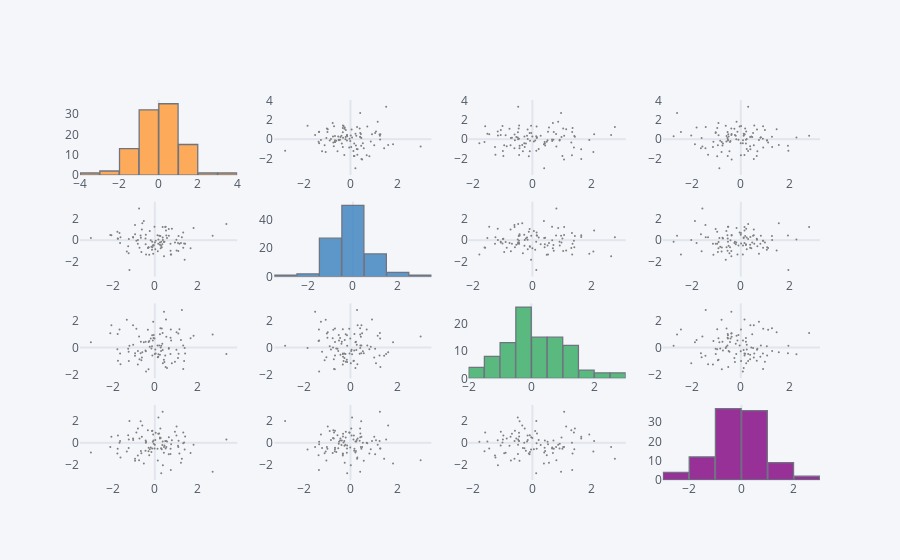

The code cell stored with this chart in its notebook:
### Markdown cell above
## scatter_matrix()

Similar a sns.pairplot()

### Code cell
df.scatter_matrix()
